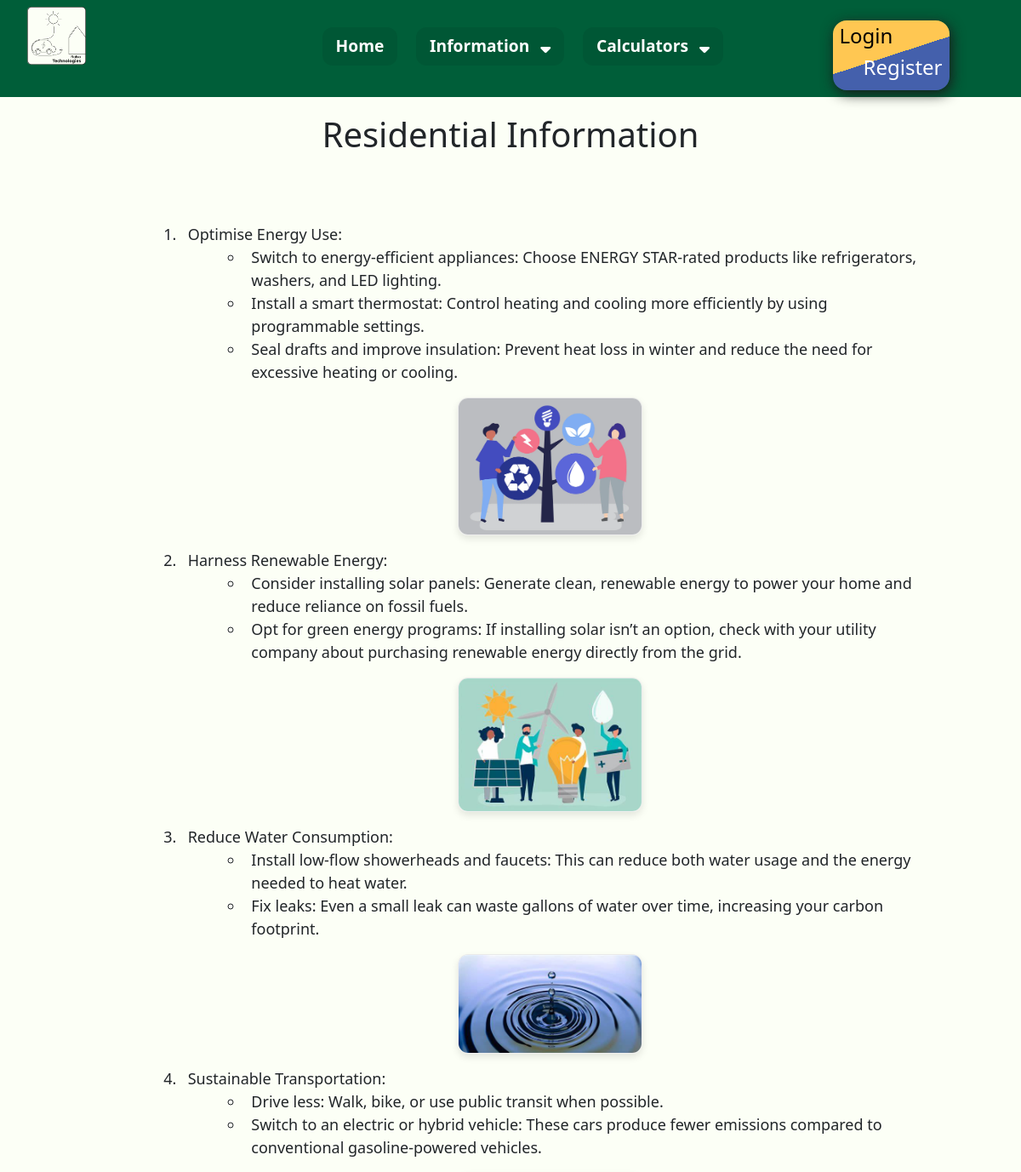
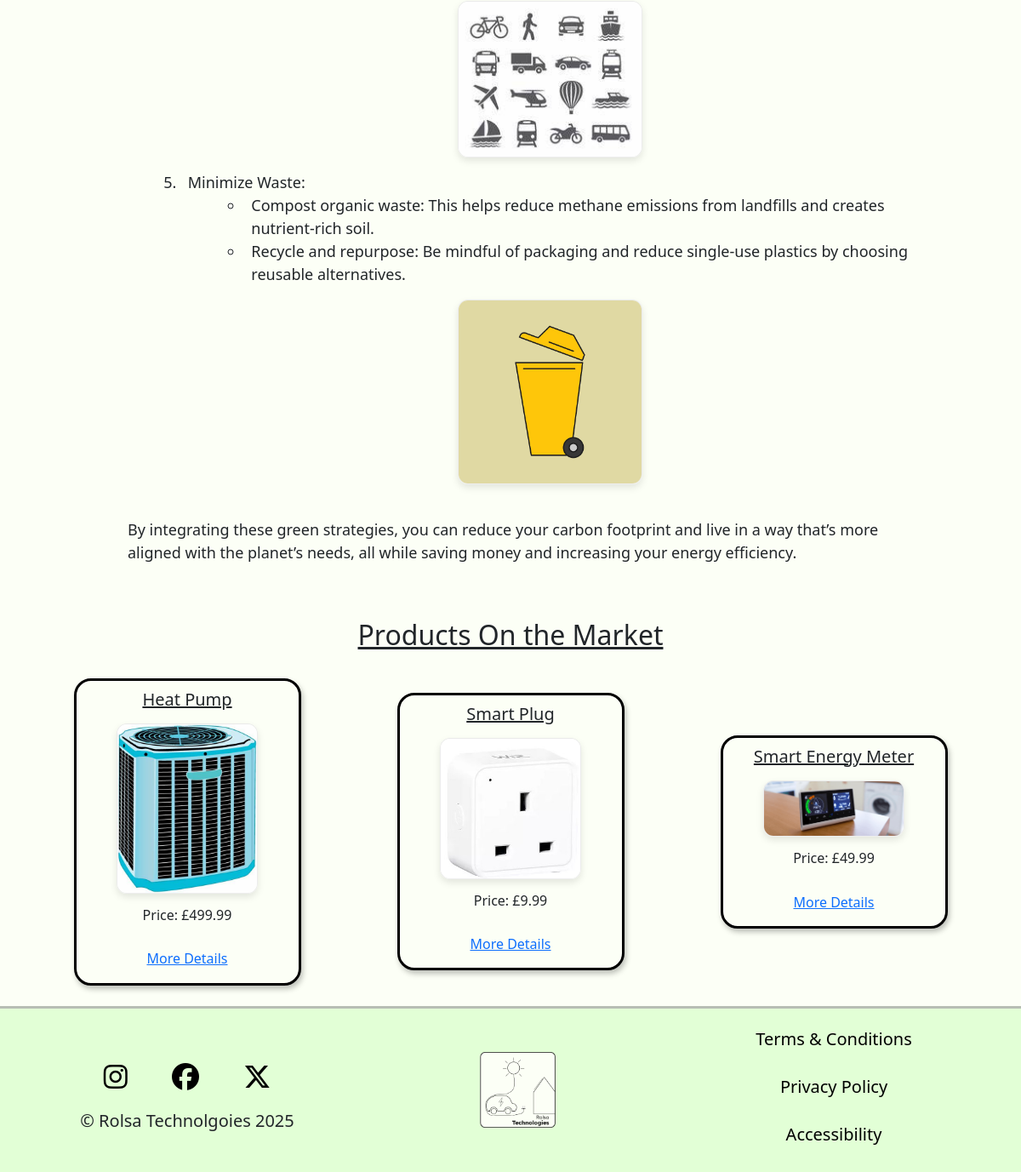
The app's page /residential with its own data (2 pictures, top to bottom).
### tables this page shows
CREATE TABLE Products(
    ProductID INTEGER NOT NULL,
    Title VARCHAR(50) NOT NULL,
    Description TEXT NOT NULL,
    Price FLOAT NOT NULL,
    PRIMARY KEY (ProductID)
);

### main.py (the view)
@app.route("/residential")
def residential():
    ThreeProducts = Get.RetrieveProducts()
    return render_template("residential.html", ThreeProducts = ThreeProducts)

### main.py (called while the page is built)
@app.context_processor
def inject_global_data():
    return {
        "account": session.get('account', None), #email address is considered as account
        "type": session.get('type', None) #type is considered as account type (Personal, Business, Admin)
    }

### templates/residential.html (shortened to what this page needs)
{% extends "base.html" %}
{% block css %}
<link rel="stylesheet" href="{{ url_for('static', filename='css/information.css') }}">
{% endblock %}
{% block content %}
<h1>Residential Information</h1>
<br><br>
<br>
<ol>
    <li>Optimise Energy Use:</li>
    <ul>
            <li>Switch to energy-efficient appliances: Choose ENERGY STAR-rated products like refrigerators, washers, and LED lighting.</li>
            <li>Install a smart thermostat: Control heating and cooling more efficiently by using programmable settings.</li>
            <li>Seal drafts and improve insulation: Prevent heat loss in winter and reduce the need for excessive heating or cooling.</li>
    </ul>
    <img src="{{ url_for('static', filename='images/residential/energy.webp')}}" width="25%" alt="1">
    <li>Harness Renewable Energy:</li>
    <ul>
            <li>Consider installing solar panels: Generate clean, renewable energy to power your home and reduce reliance on fossil fuels.</li>
            <li>Opt for green energy programs: If installing solar isn’t an option, check with your utility company about purchasing renewable energy directly from the grid.</li>
    </ul>
    <img src="{{ url_for('static', filename='images/residential/renewable.jpg')}}" width="25%" alt="2">
    <li>Reduce Water Consumption:</li>
    <ul>
            <li>Install low-flow showerheads and faucets: This can reduce both water usage and the energy needed to heat water.</li>
            <li>Fix leaks: Even a small leak can waste gallons of water over time, increasing your carbon footprint.</li>
    </ul>
    <img src="{{ url_for('static', filename='images/residential/water.jpg')}}" width="25%" alt="3">
    <li>Sustainable Transportation:</li>
    <ul>
            <li>Drive less: Walk, bike, or use public transit when possible.</li>
            <li>Switch to an electric or hybrid vehicle: These cars produce fewer emissions compared to conventional gasoline-powered vehicles.</li>
    </ul>
    <img src="{{ url_for('static', filename='images/residential/transport.jpg')}}" width="25%" alt="4">
    <li>Minimize Waste:</li>
    <ul>
            <li>Compost organic waste: This helps reduce methane emissions from landfills and creates nutrient-rich soil.</li>
            <li>Recycle and repurpose: Be mindful of packaging and reduce single-use plastics by choosing reusable alternatives.</li>
    </ul>
    <img src="{{ url_for('static', filename='images/residential/waste.webp')}}" width="25%" alt="5">
</ol>
<br>
<p>By integrating these green strategies, you can reduce your carbon footprint and live in a way that’s more aligned with the planet’s needs, all while saving money and increasing your energy efficiency.</p>
<br><br>
<h2>Products On the Market</h2>
<br>
<div class="container text-center">
        <div class="row align-items-center">
            {% for i in range (3) %}
                <div class="col">
                    <div class="box">
                        <h5 style="text-decoration: underline;">{{ThreeProducts[i].Title}}</h5>
                        <img src="/static/images/products/{{ThreeProducts[i].ProductID}}.jpg" alt="" class="image" onerror="this.outerHTML='<h4>Image not found.</h4>';">
                        <h6>Price: £{{ThreeProducts[i].Price}}</h6>
                        <br>
                        <h6><a href="/product_{{ThreeProducts[i].ProductID}}">More Details</a></h6>
                    </div>
                </div>
            {% endfor %}
        </div>
    </div>
    <br>
{% endblock %}

### static/css/general.css (style rules this page uses)
body { font-family: "Lexend", sans-serif; margin: 0; padding: 0; background-color: #FCFFF6 !important; color: #191919; }
h1 { text-align: center; margin-bottom: 1.5vh; }
h2 { text-align: center; text-decoration: underline; margin-top: 2vh; margin-bottom: 1vh; }
p { width: 75%; margin-left: auto; margin-right: auto; text-align: left; }

### static/css/information.css (style rules this page uses)
ol { margin-left: 15%; width: 75%; }
ul { margin-left: 5%; }
li { padding-left: 1%; font-size: large; }
p { font-size: large; }
ol img, .box img { max-width: 75%; border-radius: 1.5vh; box-shadow: 0 4px 8px rgba(0, 0, 0, 0.1); border-bottom: 0.1px solid #eeeeee; border-left: 0.1px solid #ececec; border-right: 0.1px solid #ececec; border-top: 0.1px solid #eaeaea; margin-left: auto; margin-right: auto; display: block; margin-bottom: 2vh; margin-top: 2vh; }
.box { margin: 0 auto; border: 3px solid #000; padding: 10px 20px; width: 75%; background-color: #FCFFF6; border-radius: 2.5vh; text-align: center; box-shadow: 2px 4px 6px rgba(0, 0, 0, 0.25); }

### records on screen
Products: Title "Heat Pump", Price "499.99"
Products: Title "Smart Plug", Price "9.99"
Products: Title "Smart Energy Meter", Price "49.99"
